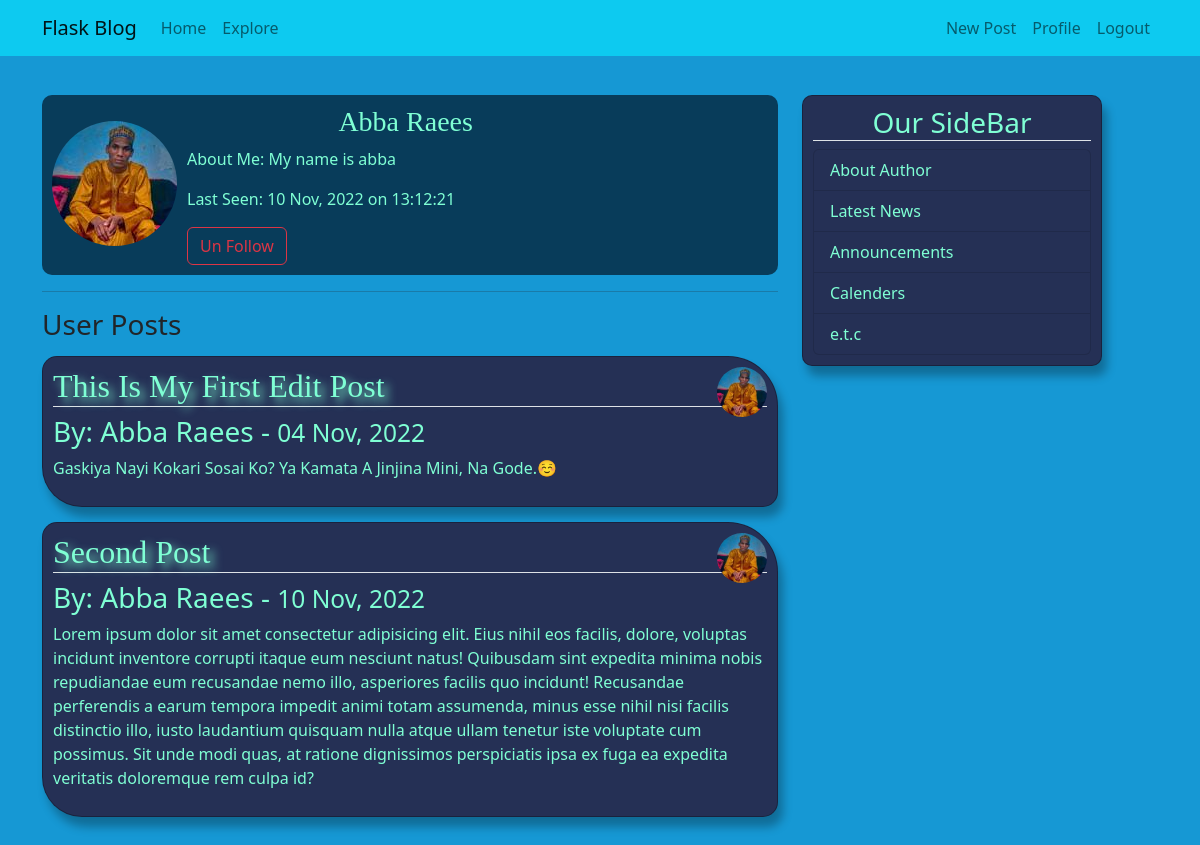
/profile/1 (signed in), run on an earlier commit of the app's database.
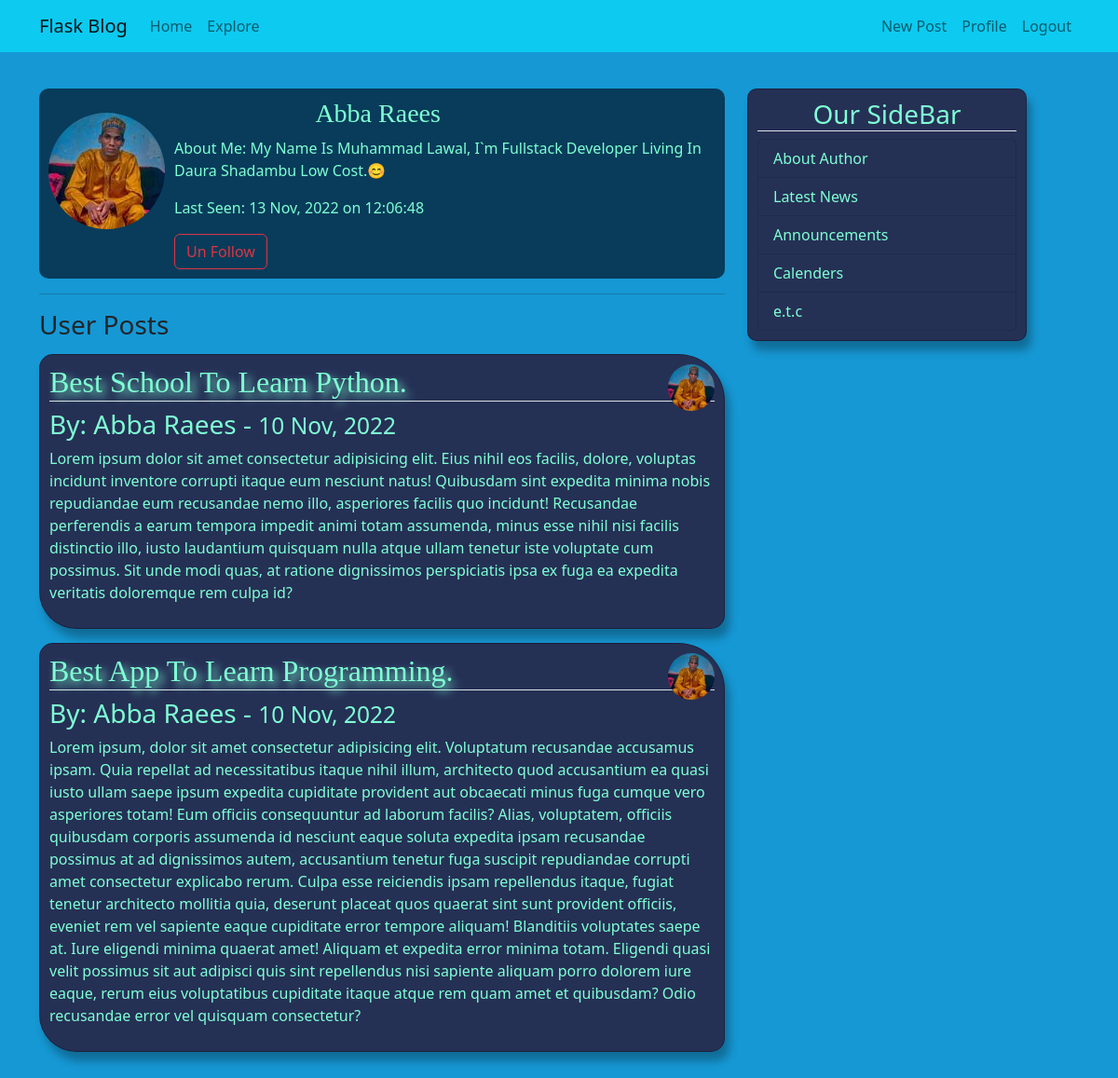
And on a later commit of the database.
### app/models.py (models this page shows, shortened)
class User(db.Model, UserMixin):
    id = db.Column(db.Integer, primary_key=True)
    username = db.Column(db.String(20), unique=True, nullable=False)
    email = db.Column(db.String(120), unique=True, nullable=False)
    password_hash = db.Column(db.String(20), nullable=False)
    image_file = db.Column(db.String, default='vector.jpg')
    about = db.Column(db.String, nullable=True)
    last_seen = db.Column(db.DateTime, default=datetime.utcnow)
    posts = db.relationship('Post', backref='author', lazy='dynamic')
    followed = db.relationship('User',
        secondary = followers,
        primaryjoin = (followers.c.follower_id == id),
        secondaryjoin = (followers.c.followed_id == id),
        backref = db.backref('followers', lazy='dynamic'),
        lazy = 'dynamic'
    )
    def is_online(self):
        one_minute = timedelta(minutes=1)
        return self.last_seen > datetime.utcnow() - one_minute
    def is_following(self, user):
        return self.followed.filter(
            followers.c.followed_id == user.id).count() > 0

class Post(db.Model):
    id = db.Column(db.Integer, primary_key=True)
    title = db.Column(db.String(20), nullable=False)
    content = db.Column(db.String, nullable=False)
    date_posted = db.Column(db.DateTime, index=True, default=datetime.utcnow)
    user_id = db.Column(db.Integer, db.ForeignKey('user.id'))

### app/blog.py (the view)
@bp.route("/profile/<int:id>", methods=['POST', 'GET'])
@login_required
def profile(id):
    form = EmptyForm()
    user = User.query.get_or_404(id)
    image_file = url_for('static', filename="profile_pics/"+user.image_file)
    return render_template('blog/profile.html', user=user, title='Profile', image_file=image_file, form=form)

### app/forms.py
class EmptyForm(FlaskForm):
   follow = SubmitField('Follow')
   unfollow = SubmitField('Un Follow')
   delete = SubmitField('Delete')

### app/auth.py (called while the page is built)
@login_manager.user_loader
def load_user(id):
    user = User.query.get_or_404(int(id))
    return user

### app/blog.py (called while the page is built)
@bp.before_request
def before_request():
    if current_user.is_authenticated:
        current_user.last_seen = datetime.utcnow()
        db.session.commit()

### app/templates/blog/profile.html (shortened to what this page needs)
{% extends 'layout.html' %}
{% block content %}
    <div class="profile-section">
        <img src="{{ image_file }}" class="rounded-circle mt-3" style="margin-bottom: 20px; float: left; margin-right: 10px;">
        <h3 style="margin-left: 40%; font-family: 'Times New Roman', Times, serif;">
            {{ user.username.title() }}
        </h3>
        {% if user.about %}
            <p>About Me: {{ user.about }}</p>
        {% endif %}
        {% if user.is_online() %}
            <p>Last Seen: Online</p>
        {% else %}
            <p>Last Seen: {{ user.last_seen.strftime("%d %b, %Y on %H:%M:%S") }}</p>
        {% endif %}
        {% if current_user.is_following(user)%}
            <div>
                <form action="{{ url_for('blog.unfollow', id = user.id) }}" method="post">
                    {{ form.unfollow (class="btn btn-outline-danger")}}
                </form>
            </div>
        {% elif user == current_user %}
            <p></p>
        {% endif %}
    </div>
    <hr>
    <h3>User Posts</h3>
    <div class="mb-5">
        {% for post in user.posts %}
           <div class="content-section2">
                <img src="{{ image_file }}" class="rounded-circle" style="width: 50px; height: 50px; float: right;">
                <h2 class="border-bottom title" style="text-shadow: 5px 5px 10px;">{{ post.title.title() }}</h2>
                <h3>By: {{ post.author.username.title() }} - <small>{{ post.date_posted.strftime("%d %b, %Y") }}</small></h3>
                <p>{{ post.content }}</p>
           </div>
        {% endfor %}
    </div>
{% endblock %}

### app/templates/layout.html (shortened to what this page needs)
<!DOCTYPE html>
<html lang="en">
<head>
    <link rel="stylesheet" href="{{ url_for('static', filename='bootstrap.min.css') }}">
    <link rel="stylesheet" href="{{ url_for('static', filename='main.css') }}">
</head>
<nav class="navbar navbar-expand-md navbar-light bg-info fixed-top">
    <div class="container">
        <a href="{{ url_for('home') }}" class="navbar-brand">Flask Blog</a>
        <div class="collapse navbar-collapse" id="nav">
            <div class="navbar-nav me-auto">
                <a href="{{ url_for('home') }}" class="nav-item nav-link">Home</a>
                <a href="{{ url_for('blog.explore') }}"  class="nav-item nav-link">Explore</a>
            </div>
            <div class="navbar-nav">
                {% if current_user.is_authenticated %}
                    <a href="{{ url_for('blog.new_post') }}" class="nav-item nav-link">New Post</a>
                    <a href="{{ url_for('blog.profile', id=current_user.id) }}" class="nav-item nav-link">Profile</a>
                    <a href="{{ url_for('auth.logout') }}" class="nav-item nav-link">Logout</a>
                {% else %}
                    <a href="{{ url_for('auth.login') }}" class="nav-item nav-link">Login</a>
                    <a href="{{ url_for('auth.register') }}"  class="nav-item nav-link">Register</a>
                {% endif %}
            </div>
        </div>
    </div>
</nav>
<body>
    <div class="container mt-3">
        <div class="row">
            <div class="col-md-8">
                {% block content %} {% endblock %}
            </div>
            <div class="col-md-4">
                <div class="content-section2" style="position: fixed; width: 300px;border-radius: 10px;">
                    <h3 class="border-bottom" style="text-align: center;">Our SideBar</h3>
                    <ul class="list-group">
                        <li class="list-group-item list-group-item-light" style=" background-color:rgb(37, 48, 85); color: aquamarine;">About Author</li>
                        <li class="list-group-item list-group-item-light" style=" background-color:rgb(37, 48, 85); color: aquamarine;">Latest News</li>
                        <li class="list-group-item list-group-item-light" style=" background-color:rgb(37, 48, 85); color: aquamarine;">Announcements</li>
                        <li class="list-group-item list-group-item-light" style=" background-color:rgb(37, 48, 85); color: aquamarine;">Calenders</li>
                        <li class="list-group-item list-group-item-light" style=" background-color:rgb(37, 48, 85); color: aquamarine;">e.t.c</li>
                    </ul>
                </div>
            </div>
        </div>
    </div>
</body>
</html>

### app/static/main.css (style rules this page uses)
body { margin-top: 5em; background-color: rgb(22, 152, 212); }
.content-section2 { border: 1px solid rgba(0, 0, 0, 0.288); padding: 10px; box-shadow: 5px 10px 10px rgba(0, 0, 0, 0.288); margin-top: 15px; background-color:rgb(37, 48, 85); border-radius: 15px 50px 15px 40px; color: aquamarine; }
.title { font-family: 'Times New Roman', Times, serif; }
.profile-section { padding: 10px; margin-top: 15px; background-color:rgb(8, 60, 90); color: aquamarine; border-radius: 10px; }

What changed in the data, as far as the page shows it:
removed Post: title "This Is My First Edit Post", author.username "Abba Raees", date_posted "04 Nov, 2022", content "Gaskiya Nayi Kokari Sosai Ko? Ya Kamata A Jinjina Mini, Na Gode.☺️"
changed User "Abba Raees": about "My name is abba" → "My Name Is Muhammad Lawal, I`m Fullstack Developer Living In Daura Shadambu Low Cost.😊"; last_seen "10 Nov, 2022 on 13:12:21" → "13 Nov, 2022 on 12:06:48"
changed Post: title "Second Post" → "Best School To Learn Python."
added Post: title "Best App To Learn Programming.", author.username "Abba Raees", date_posted "10 Nov, 2022", content "Lorem ipsum, dolor sit amet consectetur adipisicing elit. Voluptatum recusandae accusamus ipsam. Quia repellat ad necessitatibus itaque nihil illum, architecto quod accusantium ea quasi iusto ullam saepe ipsum expedita cupiditate provident aut obcaecati minus fuga cumque vero asperiores totam! Eum officiis consequuntur ad laborum facilis? Alias, voluptatem, officiis quibusdam corporis assumenda id nesciunt eaque soluta expedita ipsam recusandae possimus at ad dignissimos autem, accusantium tenetur fuga suscipit repudiandae corrupti amet consectetur explicabo rerum. Culpa esse reiciendis ipsam repellendus itaque, fugiat tenetur architecto mollitia quia, deserunt placeat quos quaerat sint…"
